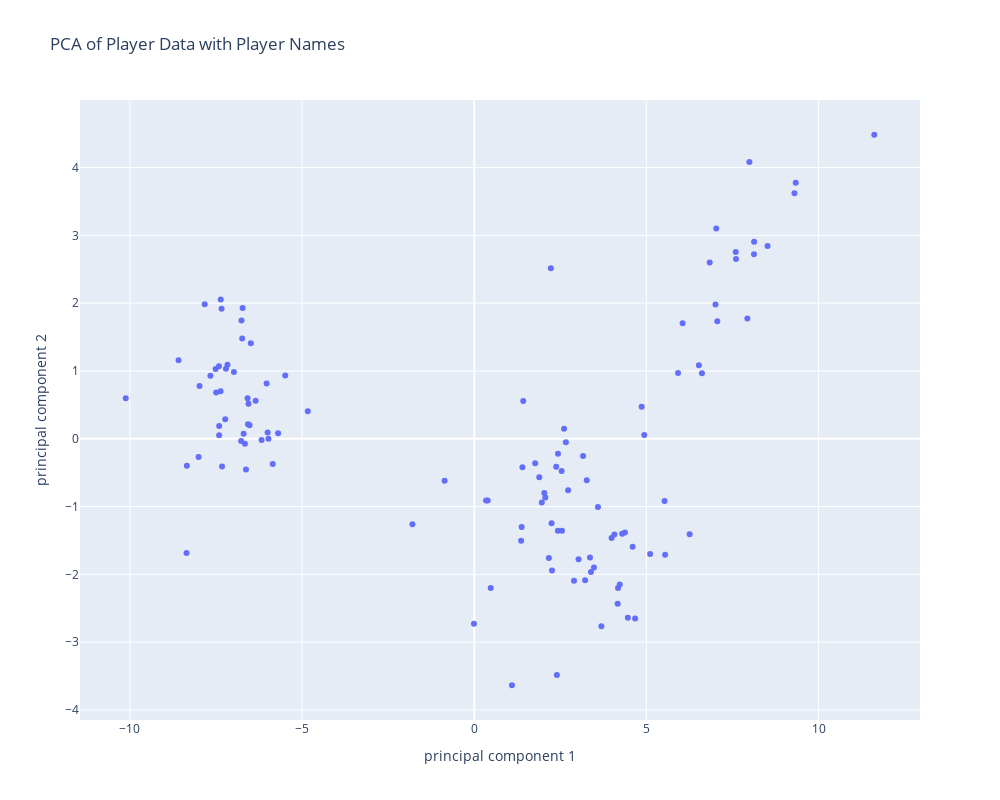

The code cell stored with this chart in its notebook:
### Code cell
import pandas as pd
import plotly.express as px
from sklearn.decomposition import PCA
from sklearn.preprocessing import StandardScaler

# Assuming df is your DataFrame

# Separating out the features
features = df.drop(['player_name'], axis=1)
# Standardizing the features
features = StandardScaler().fit_transform(features)

pca = PCA(n_components=2)
principalComponents = pca.fit_transform(features)

# Convert the principal components into a DataFrame
principalDf = pd.DataFrame(data=principalComponents, columns=['principal component 1', 'principal component 2'])

# Add back the player_name for labeling purposes
principalDf['player_name'] = df['player_name'].values

# Using Plotly for an interactive scatter plot
fig = px.scatter(principalDf, x='principal component 1', y='principal component 2',
                 hover_name='player_name',
                 title='PCA of Player Data with Player Names')

# Adjust the figure size
fig.update_layout(width=1000, height=800)  # Adjust the size as needed

# Hide the player_name from being constantly displayed
fig.update_traces(textposition='top center', mode='markers')

fig.show()

### Figure 1 — Plotly figure (JSON) as saved in the notebook; plotly's stock layout.template omitted (floating-point values rounded to 4 significant figures)
{"data": [{"hovertemplate": "<b>%{hovertext}</b><br><br>principal component 1=%{x}<br>principal component 2=%{y}<extra></extra>", "hovertext": ["suchislife", "sneyking", "tofu", "cr1t", "mc", "aui2", "mellojul", "insania", "dm", "noname73562326", "boxi", "All muted", "noname86698277.0", "arteezy", "puppey", "ceb", "seleri", "bzm", "malady", "fng", "topson", "fly", "xnova", "noname94738847", "noname94786276", "ace", "timado", "skiter", "fy", "thiolicor", "larl", "noname106863163", "ori", "wzayac", "suma1l", "miposhka", "nefrit", "sololeveling", "dyrachyo", "destroyed", "bach", "noname119576842", "squad1x", "respect", "nightfall", "v1olent", "saberlight", "crystallis", "xxs", "sonmorre", "noname136421659", "whitemon", "xm", "noname137193239", "pyw", "jt", "davailama", "noname140288368", "dy", "sayuw", "zeal", "monet", "m1cke", "abed", "knight", "fbz", "xinq", "scofield", "yftx", "9class", "ljcute", "k1", "miero", "yuragi", "cloud", "kiritych", "nothingtosay", "swedenstrong", "atf", "freestariybog", "lou", "kitrak", "boom", "shigetsu", "noticed", "noname199222238", "nisha", "noname202217968", "malik", "ghost", "boboka", "quinn", "noname228516683", "ekki", "noname238239590", "mira", "kordan", "wisper", "noname295697470", "collapse", "chirajunior", "noname317880638", "yatoro", "yopaj", "wild", "pure", "ari", "sanctity", "taiga", "torontotokyo", "gpk", "malr1ne", "ame", "munkushi", "daze"], "legendgroup": "", "marker": {"color": "#636efa", "symbol": "circle"}, "mode": "markers", "name": "", "orientation": "v", "showlegend": false, "textposition": "top center", "type": "scatter", "x": [-7.407, -6.487, -6.524, -5.976, 0.345, -6.726, 2.169, -7.51, 1.4, 1.89, -6.175, -6.738, 3.163, 7.008, -6.554, -6.348, -7.366, 3.478, -7.209, -7.337, 3.391, -6.978, -7.827, 0.3916, -1.794, 2.662, 5.92, 7.932, -4.832, -6.659, 4.601, 2.898, 4.378, -7.165, 2.4, -7.361, 2.728, 3.03, 6.053, 2.036, 1.77, -8.004, 6.257, -7.661, 8.125, 11.62, 1.963, 4.864, 2.549, 3.694, -10.12, -7.407, 3.99, 1.096, -8.353, 2.61, 1.378, 0.4798, -7.495, -6.029, -0.8593, 8.128, 6.614, 4.226, 7.992, 2.434, -5.694, -7.323, -7.414, -6.696, 4.071, 9.338, 2.065, 7.06, 2.381, 7.603, 2.259, -5.999, 3.594, 4.297, 7.596, -7.976, 2.431, 6.84, 2.538, -0.006543, 5.109, 2.247, 1.424, 4.938, -5.488, 4.176, 2.225, -7.23, 4.672, -6.582, 3.363, 1.362, -6.627, 3.268, 3.222, -6.568, 9.301, 4.461, -8.585, 6.525, -5.85, 4.166, -8.345, -6.758, 5.544, 5.529, 7.028, 8.519, -6.768], "xaxis": "x", "y": [0.05178, 1.408, 0.2007, 0.001069, -0.9123, 1.93, -1.759, 1.029, -0.4184, -0.5674, -0.01865, 1.478, -0.2548, 1.979, 0.5151, 0.5599, 0.6995, -1.9, 1.034, 1.917, -1.964, 0.9847, 1.985, -0.9091, -1.26, -0.05007, 0.969, 1.773, 0.4057, -0.07395, -1.593, -2.094, -1.383, 1.093, -3.484, 2.056, -0.758, -1.779, 1.702, -0.7991, -0.362, -0.2681, -1.41, 0.9299, 2.72, 4.484, -0.9407, 0.4732, -1.358, -2.767, 0.5963, 0.1894, -1.465, -3.636, -1.687, 0.1474, -1.3, -2.201, 0.6812, 0.8138, -0.6184, 2.906, 0.966, -2.15, 4.082, -0.2201, 0.08301, -0.4078, 1.069, 0.0734, -1.411, 3.777, -0.8672, 1.732, -0.4125, 2.653, -1.942, 0.0912, -1.005, -1.403, 2.756, 0.778, -1.358, 2.601, -0.4737, -2.73, -1.699, -1.247, 0.5562, 0.05548, 0.9333, -2.202, 2.515, 0.2865, -2.65, 0.5959, -1.75, -1.504, -0.4531, -0.6132, -2.085, 0.2153, 3.62, -2.639, 1.156, 1.084, -0.3733, -2.435, -0.3968, 1.744, -1.712, -0.9162, 3.101, 2.843, -0.03369], "yaxis": "y"}], "layout": {"height": 800, "legend": {"tracegroupgap": 0}, "title": {"text": "PCA of Player Data with Player Names"}, "width": 1000, "xaxis": {"anchor": "y", "autorange": true, "domain": [0, 1], "range": [-11.45, 12.95], "title": {"text": "principal component 1"}, "type": "linear"}, "yaxis": {"anchor": "x", "autorange": true, "domain": [0, 1], "range": [-4.148, 4.997], "title": {"text": "principal component 2"}, "type": "linear"}}}
